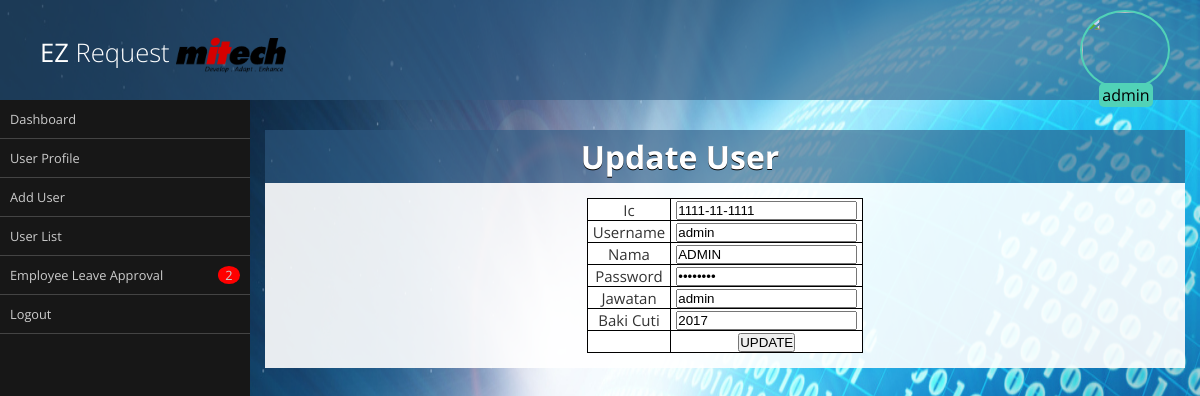
The page /index.php?p=update_user&id=1 (signed in) on the database its author committed.
### tables this page shows
CREATE TABLE `users` (
  `id` int(11) NOT NULL,
  `username` varchar(86) NOT NULL,
  `ic` varchar(12) NOT NULL,
  `nama` varchar(64) NOT NULL,
  `pass` varchar(64) NOT NULL,
  `jawatan` varchar(64) NOT NULL,
  `jabatan` varchar(86) NOT NULL,
  `baki_cuti` int(11) NOT NULL
);

### update_user.php (the view, shortened to what this page needs)
<html>
<head>
<link rel="stylesheet" type="text/css" href=""/>
</head>
<body>
<form action="update_user0.php" method="POST">
<div id="box" >
<div class="box-top"><h1>Update User</h1></div>
<div class="box-panel">
<table class='list' border='1px'">
<?php
include 'conn_ezr.php';
$id=$_GET['id'];
$sql = "SELECT * FROM users WHERE id=$id";
$result = mysqli_query($conn, $sql);
$row = $result->fetch_assoc();
?>
<tr>
	<td>Ic</td> <td><input type="text" name="ic" value="<?php echo $row['ic']; ?>" ></td>
</tr>
<tr>
	<td>Username</td> <td><input type="text" name="username" value="<?php echo $row['username']; ?>" ></td>
</tr>
<tr>
	<td>Nama</td> <td><input type="text" name="nama" value="<?php echo $row['nama']; ?>"></td>
</tr>
<tr>
	<td>Password</td> <td><input type="password" name="pass" value="<?php echo $row['pass']; ?>"></td>
</tr>
<tr>
	<td>Jawatan</td> <td><input type="text" name="jawatan" value="<?php echo $row['jawatan']; ?>"></td>
</tr>
<tr>
	<td>Baki Cuti</td> <td><input type="text" name="baki_cuti" value="<?php echo $row['baki_cuti']; ?>"></td>
</tr>
<tr>
	<td></td><td><input type="submit" value="UPDATE" ></td>
</tr>
</table>
</body>
</html>

### print.css (style rules this page uses)
* { margin: 0; padding: 0; box-sizing: border-box; }
body { font-family: 'Open Sans'; text-align: center; }
div#box { margin-top: 15px; }
div#box .box-top { color: #fff; text-shadow: 0 1px #000; background: rgba(47, 91, 130, 0.6); padding: 5px; padding-left: 15px; font-weight: 300; text-align: center; }
div#box .box-panel { padding: 15px; background: rgba(255, 255, 255, 0.9); color: #333; margin: 0 auto; text-align: center; }
table td { word-wrap:break-word; border-collapse: collapse; padding-left:5px; padding-right:5px; font-size:15px; text-align: center; }
table.list { border-collapse: collapse; font-size:15px; border:1px solid black; border-radius:3px; background-color:white; word-wrap:break-word; margin:0 auto; text-align: center; }

### admin.css (style rules this page uses)
* { margin: 0; padding: 0; box-sizing: border-box; }
body { font-family: 'Open Sans'; }
div#box { margin-top: 15px; }
div#box .box-top { color: #fff; text-shadow: 0 1px #000; background: rgba(47, 91, 130, 0.6); padding: 5px; padding-left: 15px; font-weight: 300; text-align: center; page-break-before : always }
div#box .box-panel { padding: 15px; background: rgba(255, 255, 255, 0.9); color: #333; margin: 0 auto; text-align: center; }
table td { word-wrap:break-word; border-collapse: collapse; padding-left:5px; padding-right:5px; font-size:15px; text-align: center; }
table.list { border-collapse: collapse; font-size:15px; border:1px solid black; border-radius:3px; background-color:white; word-wrap:break-word; margin:0 auto; text-align: center; }

### rows shown on the page
users: ic "1111-11-1111", username "admin", nama "ADMIN", jawatan "admin", baki_cuti "2017"

### other values the page prints
$_SESSION["username"] "admin"
$row3['num_rows'] "2"
